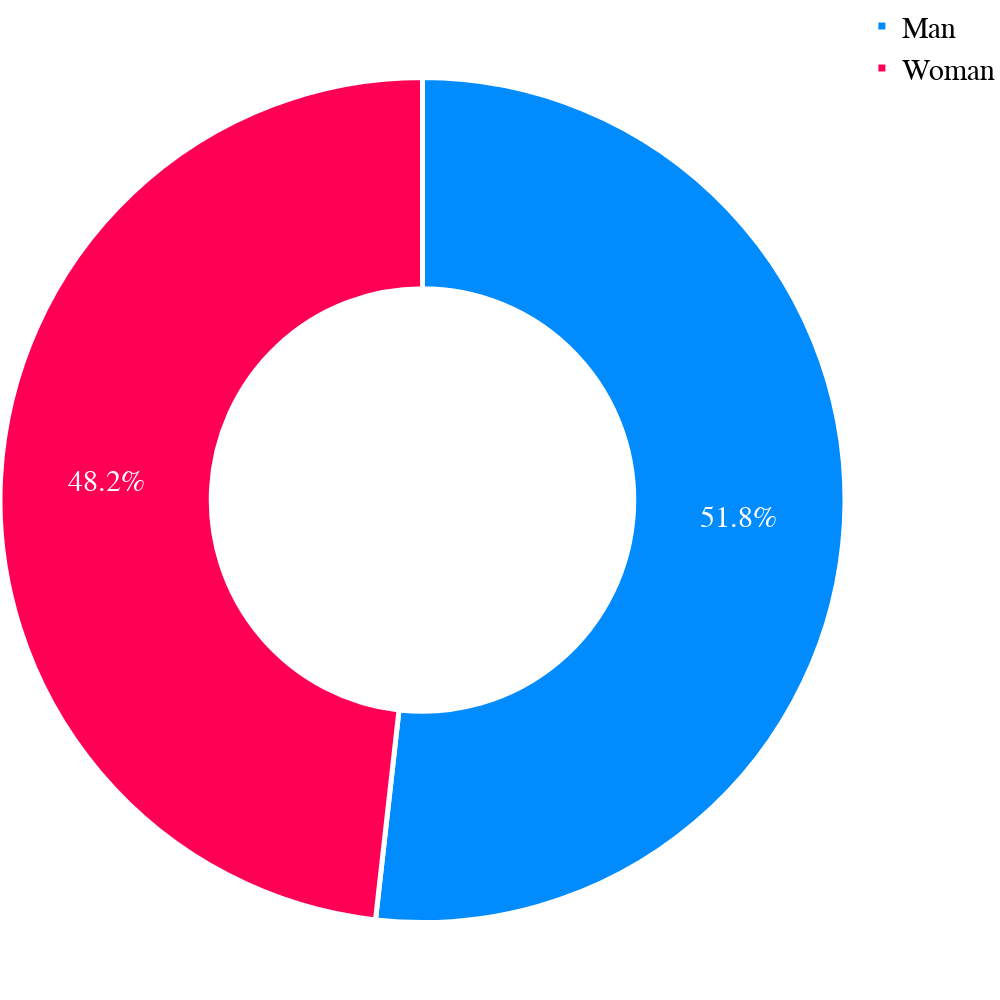

Notebook source saved alongside this figure:
### Code cell
import plotly.graph_objects as go
labels = gender_counts['Gender']
values = gender_counts['Count']

# pull is given as a fraction of the pie radius
fig = go.Figure(data=[go.Pie(labels=labels, values=values, hole=.5)])
fig.update_traces(marker=dict(colors=["#008cff", "#ff0055"], line=dict(color='#FFFFFF', width=5)))
fig.update_layout(
    margin=dict(t=0, b=0, l=0, r=0),
    width=1000,
    height=1000,
    font=dict(
        family="Times New Roman",
        size=30,
        color="Black"
    )
)
fig.show()

### Figure 1 — Plotly figure (JSON) as saved in the notebook; plotly's stock layout.template omitted (floating-point values rounded to 4 significant figures)
{"data": [{"hole": 0.5, "labels": ["Man", "Woman"], "marker": {"colors": ["#008cff", "#ff0055"], "line": {"color": "#FFFFFF", "width": 5}}, "type": "pie", "values": [3459, 3222]}], "layout": {"font": {"color": "Black", "family": "Times New Roman", "size": 30}, "height": 1000, "margin": {"b": 0, "l": 0, "r": 0, "t": 0}, "width": 1000}}
